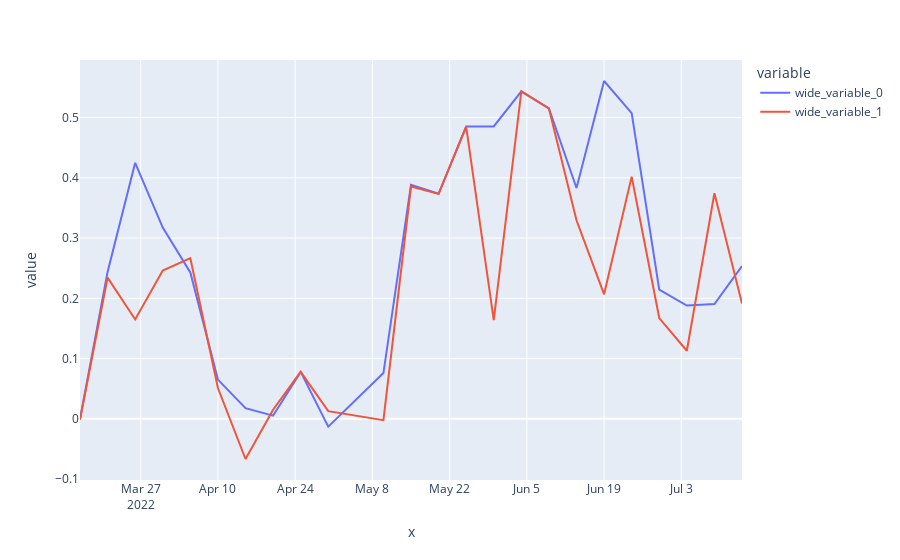

Source (notebook cell):
### Code cell
fig = px.line(y=[(df_test.nir - df_test.red) / (df_test.nir + df_test.red), (data.nir - data.red) / (data.nir + data.red)], x=df_test.time)
fig.show()

### Figure 1 — Plotly figure (JSON) as saved in the notebook; plotly's stock layout.template omitted (floating-point values rounded to 4 significant figures)
{"data": [{"hovertemplate": "variable=wide_variable_0<br>x=%{x}<br>value=%{y}<extra></extra>", "legendgroup": "wide_variable_0", "line": {"color": "#636efa", "dash": "solid"}, "marker": {"symbol": "circle"}, "mode": "lines", "name": "wide_variable_0", "orientation": "v", "showlegend": true, "type": "scatter", "x": ["2022-07-14T00:00:00", "2022-07-09T00:00:00", "2022-07-04T00:00:00", "2022-06-29T00:00:00", "2022-06-24T00:00:00", "2022-06-19T00:00:00", "2022-06-14T00:00:00", "2022-06-09T00:00:00", "2022-06-04T00:00:00", "2022-05-30T00:00:00", "2022-05-25T00:00:00", "2022-05-20T00:00:00", "2022-05-15T00:00:00", "2022-05-10T00:00:00", "2022-04-30T00:00:00", "2022-04-25T00:00:00", "2022-04-20T00:00:00", "2022-04-15T00:00:00", "2022-04-10T00:00:00", "2022-04-05T00:00:00", "2022-03-31T00:00:00", "2022-03-26T00:00:00", "2022-03-21T00:00:00", "2022-03-16T00:00:00"], "xaxis": "x", "y": [0.2535, 0.1905, 0.188, 0.2144, 0.5073, 0.5606, 0.3831, 0.5151, 0.5434, 0.4853, 0.485, 0.3735, 0.3884, 0.07594, -0.01302, 0.0779, 0.00518, 0.01775, 0.0651, 0.2428, 0.3173, 0.4248, 0.2439, -0.0008073], "yaxis": "y"}, {"hovertemplate": "variable=wide_variable_1<br>x=%{x}<br>value=%{y}<extra></extra>", "legendgroup": "wide_variable_1", "line": {"color": "#EF553B", "dash": "solid"}, "marker": {"symbol": "circle"}, "mode": "lines", "name": "wide_variable_1", "orientation": "v", "showlegend": true, "type": "scatter", "x": ["2022-07-14T00:00:00", "2022-07-09T00:00:00", "2022-07-04T00:00:00", "2022-06-29T00:00:00", "2022-06-24T00:00:00", "2022-06-19T00:00:00", "2022-06-14T00:00:00", "2022-06-09T00:00:00", "2022-06-04T00:00:00", "2022-05-30T00:00:00", "2022-05-25T00:00:00", "2022-05-20T00:00:00", "2022-05-15T00:00:00", "2022-05-10T00:00:00", "2022-04-30T00:00:00", "2022-04-25T00:00:00", "2022-04-20T00:00:00", "2022-04-15T00:00:00", "2022-04-10T00:00:00", "2022-04-05T00:00:00", "2022-03-31T00:00:00", "2022-03-26T00:00:00", "2022-03-21T00:00:00", "2022-03-16T00:00:00"], "xaxis": "x", "y": [0.1913, 0.3743, 0.113, 0.1673, 0.402, 0.2067, 0.3296, 0.5151, 0.5434, 0.164, 0.485, 0.3732, 0.3854, -0.002254, 0.01277, 0.07799, 0.01504, -0.06667, 0.05114, 0.2666, 0.246, 0.1649, 0.2343, -0.001101], "yaxis": "y"}], "layout": {"legend": {"title": {"text": "variable"}, "tracegroupgap": 0}, "margin": {"t": 60}, "xaxis": {"anchor": "y", "domain": [0, 1], "title": {"text": "x"}}, "yaxis": {"anchor": "x", "domain": [0, 1], "title": {"text": "value"}}}}
